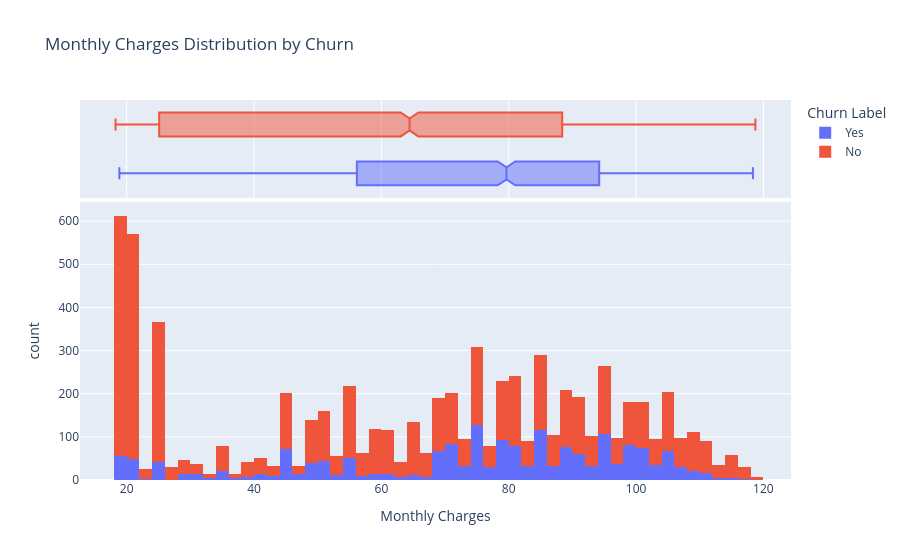

Source (notebook cell):
### Code cell
# Plotly Interactive Chart

fig = px.histogram(
    df,
    x='Monthly Charges',
    color='Churn Label',
    marginal='box',
    title='Monthly Charges Distribution by Churn'
)

fig.show()

### Figure 1 — Plotly figure (JSON) as saved in the notebook; plotly's stock layout.template omitted (floating-point values rounded to 4 significant figures; data arrays with more than 128 entries replaced by an {"elided": "..."} marker saying what was removed)
{"data": [{"bingroup": "x", "hovertemplate": "Churn Label=Yes<br>Monthly Charges=%{x}<br>count=%{y}<extra></extra>", "legendgroup": "Yes", "marker": {"color": "#636efa", "pattern": {"shape": ""}}, "name": "Yes", "orientation": "v", "showlegend": true, "type": "histogram", "x": {"elided": "1869 float values"}, "xaxis": "x", "yaxis": "y"}, {"hovertemplate": "Churn Label=Yes<br>Monthly Charges=%{x}<extra></extra>", "legendgroup": "Yes", "marker": {"color": "#636efa"}, "name": "Yes", "notched": true, "showlegend": false, "type": "box", "x": {"elided": "1869 float values"}, "xaxis": "x2", "yaxis": "y2"}, {"bingroup": "x", "hovertemplate": "Churn Label=No<br>Monthly Charges=%{x}<br>count=%{y}<extra></extra>", "legendgroup": "No", "marker": {"color": "#EF553B", "pattern": {"shape": ""}}, "name": "No", "orientation": "v", "showlegend": true, "type": "histogram", "x": {"elided": "5174 float values"}, "xaxis": "x", "yaxis": "y"}, {"hovertemplate": "Churn Label=No<br>Monthly Charges=%{x}<extra></extra>", "legendgroup": "No", "marker": {"color": "#EF553B"}, "name": "No", "notched": true, "showlegend": false, "type": "box", "x": {"elided": "5174 float values"}, "xaxis": "x2", "yaxis": "y2"}], "layout": {"barmode": "relative", "legend": {"title": {"text": "Churn Label"}, "tracegroupgap": 0}, "title": {"text": "Monthly Charges Distribution by Churn"}, "xaxis": {"anchor": "y", "domain": [0, 1], "title": {"text": "Monthly Charges"}}, "xaxis2": {"anchor": "y2", "domain": [0, 1], "matches": "x", "showgrid": true, "showticklabels": false}, "yaxis": {"anchor": "x", "domain": [0, 0.7326], "title": {"text": "count"}}, "yaxis2": {"anchor": "x2", "domain": [0.7426, 1], "matches": "y2", "showgrid": false, "showline": false, "showticklabels": false, "ticks": ""}}}
